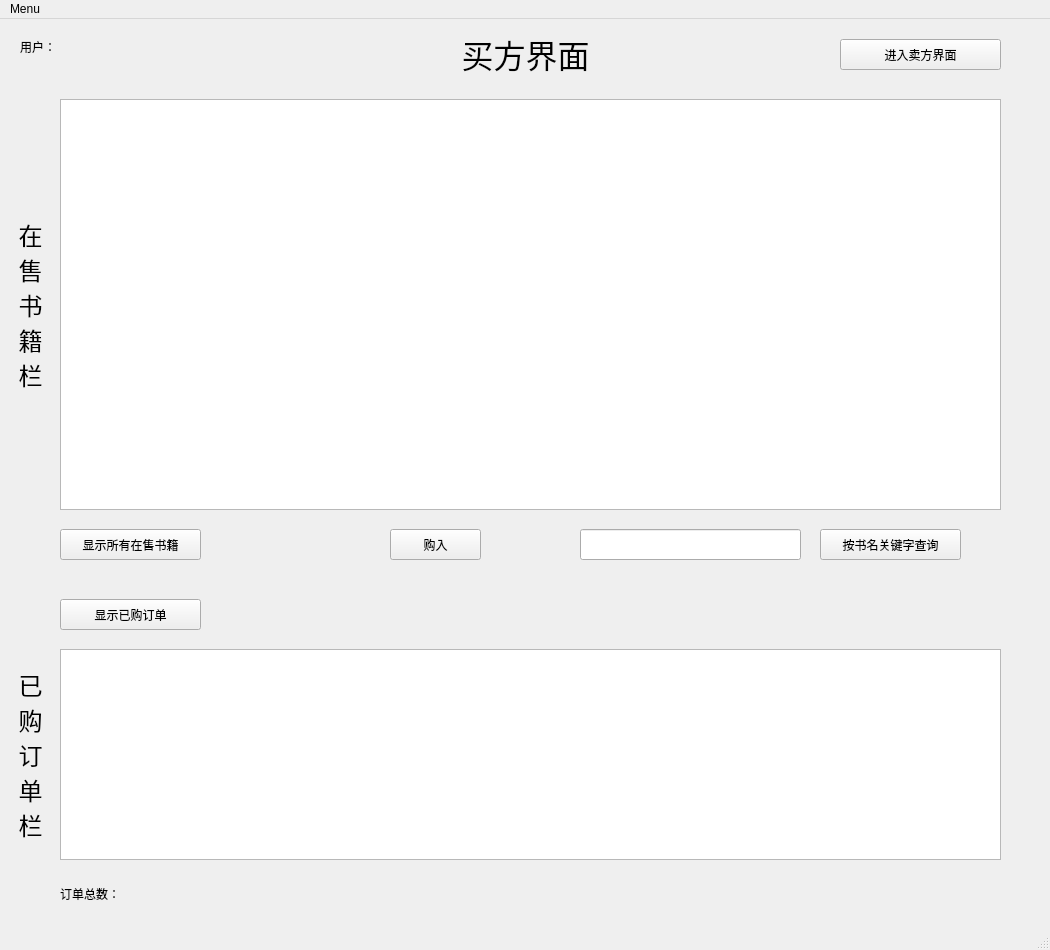
<?xml version="1.0" encoding="UTF-8"?>
<ui version="4.0">
 <class>BuyerForm</class>
 <widget class="QMainWindow" name="BuyerForm">
  <property name="geometry">
   <rect>
    <x>0</x>
    <y>0</y>
    <width>1050</width>
    <height>950</height>
   </rect>
  </property>
  <property name="windowTitle">
   <string>MainWindow</string>
  </property>
  <widget class="QWidget" name="centralwidget">
   <widget class="QTableView" name="booksTableView">
    <property name="geometry">
     <rect>
      <x>60</x>
      <y>80</y>
      <width>941</width>
      <height>411</height>
     </rect>
    </property>
    <property name="verticalScrollMode">
     <enum>QAbstractItemView::ScrollPerItem</enum>
    </property>
    <attribute name="horizontalHeaderVisible">
     <bool>false</bool>
    </attribute>
    <attribute name="horizontalHeaderCascadingSectionResizes">
     <bool>false</bool>
    </attribute>
    <attribute name="horizontalHeaderMinimumSectionSize">
     <number>50</number>
    </attribute>
    <attribute name="horizontalHeaderDefaultSectionSize">
     <number>150</number>
    </attribute>
    <attribute name="horizontalHeaderHighlightSections">
     <bool>true</bool>
    </attribute>
    <attribute name="horizontalHeaderShowSortIndicator" stdset="0">
     <bool>true</bool>
    </attribute>
    <attribute name="horizontalHeaderStretchLastSection">
     <bool>false</bool>
    </attribute>
    <attribute name="verticalHeaderCascadingSectionResizes">
     <bool>false</bool>
    </attribute>
    <attribute name="verticalHeaderMinimumSectionSize">
     <number>60</number>
    </attribute>
    <attribute name="verticalHeaderDefaultSectionSize">
     <number>60</number>
    </attribute>
    <attribute name="verticalHeaderHighlightSections">
     <bool>true</bool>
    </attribute>
    <attribute name="verticalHeaderShowSortIndicator" stdset="0">
     <bool>true</bool>
    </attribute>
    <attribute name="verticalHeaderStretchLastSection">
     <bool>false</bool>
    </attribute>
   </widget>
   <widget class="QLabel" name="label">
    <property name="geometry">
     <rect>
      <x>430</x>
      <y>10</y>
      <width>191</width>
      <height>51</height>
     </rect>
    </property>
    <property name="text">
     <string>&lt;html&gt;&lt;head/&gt;&lt;body&gt;&lt;p align=&quot;center&quot;&gt;&lt;span style=&quot; font-size:24pt;&quot;&gt;买方界面&lt;/span&gt;&lt;/p&gt;&lt;/body&gt;&lt;/html&gt;</string>
    </property>
   </widget>
   <widget class="QPushButton" name="allBooksButton">
    <property name="geometry">
     <rect>
      <x>60</x>
      <y>510</y>
      <width>141</width>
      <height>31</height>
     </rect>
    </property>
    <property name="text">
     <string>显示所有在售书籍</string>
    </property>
   </widget>
   <widget class="QLabel" name="label_2">
    <property name="geometry">
     <rect>
      <x>0</x>
      <y>180</y>
      <width>61</width>
      <height>211</height>
     </rect>
    </property>
    <property name="text">
     <string>&lt;html&gt;&lt;head/&gt;&lt;body&gt;&lt;p align=&quot;center&quot;&gt;&lt;span style=&quot; font-size:18pt;&quot;&gt;在&lt;br/&gt;售&lt;br/&gt;书&lt;br/&gt;籍&lt;br/&gt;栏&lt;/span&gt;&lt;/p&gt;&lt;/body&gt;&lt;/html&gt;</string>
    </property>
   </widget>
   <widget class="QLineEdit" name="searchBookTextbox">
    <property name="geometry">
     <rect>
      <x>580</x>
      <y>510</y>
      <width>221</width>
      <height>31</height>
     </rect>
    </property>
   </widget>
   <widget class="QPushButton" name="searchBookButton">
    <property name="geometry">
     <rect>
      <x>820</x>
      <y>510</y>
      <width>141</width>
      <height>31</height>
     </rect>
    </property>
    <property name="text">
     <string>按书名关键字查询</string>
    </property>
   </widget>
   <widget class="QTableView" name="ordersTableView">
    <property name="geometry">
     <rect>
      <x>60</x>
      <y>630</y>
      <width>941</width>
      <height>211</height>
     </rect>
    </property>
    <attribute name="horizontalHeaderCascadingSectionResizes">
     <bool>false</bool>
    </attribute>
    <attribute name="horizontalHeaderMinimumSectionSize">
     <number>50</number>
    </attribute>
    <attribute name="horizontalHeaderDefaultSectionSize">
     <number>150</number>
    </attribute>
    <attribute name="horizontalHeaderShowSortIndicator" stdset="0">
     <bool>true</bool>
    </attribute>
    <attribute name="horizontalHeaderStretchLastSection">
     <bool>false</bool>
    </attribute>
    <attribute name="verticalHeaderVisible">
     <bool>false</bool>
    </attribute>
    <attribute name="verticalHeaderCascadingSectionResizes">
     <bool>false</bool>
    </attribute>
    <attribute name="verticalHeaderMinimumSectionSize">
     <number>60</number>
    </attribute>
    <attribute name="verticalHeaderDefaultSectionSize">
     <number>60</number>
    </attribute>
    <attribute name="verticalHeaderShowSortIndicator" stdset="0">
     <bool>true</bool>
    </attribute>
    <attribute name="verticalHeaderStretchLastSection">
     <bool>false</bool>
    </attribute>
   </widget>
   <widget class="QLabel" name="label_3">
    <property name="geometry">
     <rect>
      <x>0</x>
      <y>630</y>
      <width>61</width>
      <height>211</height>
     </rect>
    </property>
    <property name="text">
     <string>&lt;html&gt;&lt;head/&gt;&lt;body&gt;&lt;p align=&quot;center&quot;&gt;&lt;span style=&quot; font-size:18pt;&quot;&gt;已&lt;br&gt;购&lt;br&gt;订&lt;br/&gt;单&lt;br/&gt;栏&lt;/span&gt;&lt;/p&gt;&lt;/body&gt;&lt;/html&gt;</string>
    </property>
   </widget>
   <widget class="QPushButton" name="allOrderButton">
    <property name="geometry">
     <rect>
      <x>60</x>
      <y>580</y>
      <width>141</width>
      <height>31</height>
     </rect>
    </property>
    <property name="text">
     <string>显示已购订单</string>
    </property>
   </widget>
   <widget class="QPushButton" name="purchaseButton">
    <property name="geometry">
     <rect>
      <x>390</x>
      <y>510</y>
      <width>91</width>
      <height>31</height>
     </rect>
    </property>
    <property name="text">
     <string>购入</string>
    </property>
   </widget>
   <widget class="QPushButton" name="goToSellerFormButton">
    <property name="geometry">
     <rect>
      <x>840</x>
      <y>20</y>
      <width>161</width>
      <height>31</height>
     </rect>
    </property>
    <property name="text">
     <string>进入卖方界面</string>
    </property>
   </widget>
   <widget class="QLabel" name="orderNumsLabel">
    <property name="geometry">
     <rect>
      <x>60</x>
      <y>860</y>
      <width>181</width>
      <height>31</height>
     </rect>
    </property>
    <property name="text">
     <string>&lt;html&gt;&lt;head/&gt;&lt;body&gt;&lt;p&gt;订单总数：&lt;/p&gt;&lt;/body&gt;&lt;/html&gt;</string>
    </property>
   </widget>
   <widget class="QLabel" name="userNameLabel">
    <property name="geometry">
     <rect>
      <x>20</x>
      <y>20</y>
      <width>301</width>
      <height>16</height>
     </rect>
    </property>
    <property name="text">
     <string>用户：</string>
    </property>
   </widget>
  </widget>
  <widget class="QMenuBar" name="menubar">
   <property name="geometry">
    <rect>
     <x>0</x>
     <y>0</y>
     <width>1050</width>
     <height>26</height>
    </rect>
   </property>
   <widget class="QMenu" name="logoutMenu">
    <property name="title">
     <string>Menu</string>
    </property>
    <addaction name="action_log_out"/>
    <addaction name="actionchange_your_password"/>
   </widget>
   <addaction name="logoutMenu"/>
  </widget>
  <widget class="QStatusBar" name="statusbar"/>
  <action name="action_log_out">
   <property name="text">
    <string>log_out</string>
   </property>
  </action>
  <action name="actionchange_your_password">
   <property name="text">
    <string>change_your_password</string>
   </property>
  </action>
 </widget>
 <resources/>
 <connections>
  <connection>
   <sender>goToSellerFormButton</sender>
   <signal>clicked()</signal>
   <receiver>BuyerForm</receiver>
   <slot>goto_sellerForm_click()</slot>
   <hints>
    <hint type="sourcelabel">
     <x>889</x>
     <y>65</y>
    </hint>
    <hint type="destinationlabel">
     <x>814</x>
     <y>69</y>
    </hint>
   </hints>
  </connection>
  <connection>
   <sender>allBooksButton</sender>
   <signal>clicked()</signal>
   <receiver>BuyerForm</receiver>
   <slot>search_selling_book_click()</slot>
   <hints>
    <hint type="sourcelabel">
     <x>81</x>
     <y>547</y>
    </hint>
    <hint type="destinationlabel">
     <x>29</x>
     <y>576</y>
    </hint>
   </hints>
  </connection>
  <connection>
   <sender>searchBookButton</sender>
   <signal>clicked()</signal>
   <receiver>BuyerForm</receiver>
   <slot>search_target_book_click()</slot>
   <hints>
    <hint type="sourcelabel">
     <x>845</x>
     <y>552</y>
    </hint>
    <hint type="destinationlabel">
     <x>796</x>
     <y>580</y>
    </hint>
   </hints>
  </connection>
  <connection>
   <sender>purchaseButton</sender>
   <signal>clicked()</signal>
   <receiver>BuyerForm</receiver>
   <slot>on_purchase_button_click()</slot>
   <hints>
    <hint type="sourcelabel">
     <x>394</x>
     <y>555</y>
    </hint>
    <hint type="destinationlabel">
     <x>350</x>
     <y>565</y>
    </hint>
   </hints>
  </connection>
  <connection>
   <sender>allOrderButton</sender>
   <signal>clicked()</signal>
   <receiver>BuyerForm</receiver>
   <slot>on_search_buyerOrder_click()</slot>
   <hints>
    <hint type="sourcelabel">
     <x>76</x>
     <y>622</y>
    </hint>
    <hint type="destinationlabel">
     <x>42</x>
     <y>634</y>
    </hint>
   </hints>
  </connection>
 </connections>
 <slots>
  <slot>goto_sellerForm_click()</slot>
  <slot>search_selling_book_click()</slot>
  <slot>search_target_book_click()</slot>
  <slot>on_purchase_button_click()</slot>
  <slot>on_search_buyerOrder_click()</slot>
 </slots>
</ui>
